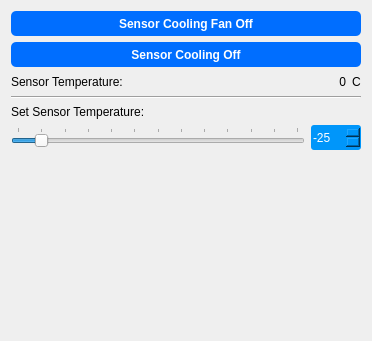
            <widget class="QWidget" name="toolTemperature">
             <property name="geometry">
              <rect>
               <x>0</x>
               <y>0</y>
               <width>372</width>
               <height>341</height>
              </rect>
             </property>
             <attribute name="label">
              <string>Cooling</string>
             </attribute>
             <layout class="QVBoxLayout" name="verticalLayout_8">
              <item>
               <widget class="QPushButton" name="buttonFanOnOff">
                <property name="minimumSize">
                 <size>
                  <width>30</width>
                  <height>25</height>
                 </size>
                </property>
                <property name="maximumSize">
                 <size>
                  <width>10000</width>
                  <height>16777215</height>
                 </size>
                </property>
                <property name="styleSheet">
                 <string notr="true">QPushButton{	
background-color : rgb(0,110, 255);
color:rgb(255, 255, 255);
font: 10pt &quot;Segoe UI&quot;;
font: bold;
border-radius: 5px;
}

QPushButton::checked{background-color :rgb(85, 255, 127);}

QPushButton::pressed{background-color :rgb(85, 85, 250);}</string>
                </property>
                <property name="text">
                 <string>Sensor Cooling Fan Off</string>
                </property>
                <property name="checkable">
                 <bool>true</bool>
                </property>
               </widget>
              </item>
              <item>
               <widget class="QPushButton" name="buttonCoolingOnOff">
                <property name="minimumSize">
                 <size>
                  <width>30</width>
                  <height>25</height>
                 </size>
                </property>
                <property name="maximumSize">
                 <size>
                  <width>10000</width>
                  <height>16777215</height>
                 </size>
                </property>
                <property name="styleSheet">
                 <string notr="true">QPushButton{	
background-color : rgb(0,110, 255);
color:rgb(255, 255, 255);
font: 10pt &quot;Segoe UI&quot;;
font: bold;
border-radius: 5px;
}

QPushButton::checked{background-color :rgb(85, 255, 127);}

QPushButton::pressed{background-color :rgb(85, 85, 250);}</string>
                </property>
                <property name="text">
                 <string>Sensor Cooling Off</string>
                </property>
                <property name="checkable">
                 <bool>true</bool>
                </property>
               </widget>
              </item>
              <item>
               <layout class="QHBoxLayout" name="horizontalLayout_4">
                <item>
                 <widget class="QLabel" name="label_45">
                  <property name="text">
                   <string>Sensor Temperature:</string>
                  </property>
                 </widget>
                </item>
                <item>
                 <spacer name="horizontalSpacer_2">
                  <property name="orientation">
                   <enum>Qt::Horizontal</enum>
                  </property>
                  <property name="sizeHint" stdset="0">
                   <size>
                    <width>108</width>
                    <height>17</height>
                   </size>
                  </property>
                 </spacer>
                </item>
                <item>
                 <widget class="QLabel" name="labelTemperature">
                  <property name="layoutDirection">
                   <enum>Qt::LeftToRight</enum>
                  </property>
                  <property name="text">
                   <string>0</string>
                  </property>
                  <property name="alignment">
                   <set>Qt::AlignRight|Qt::AlignTrailing|Qt::AlignVCenter</set>
                  </property>
                 </widget>
                </item>
                <item>
                 <widget class="QLabel" name="label_49">
                  <property name="layoutDirection">
                   <enum>Qt::LeftToRight</enum>
                  </property>
                  <property name="text">
                   <string>C</string>
                  </property>
                  <property name="alignment">
                   <set>Qt::AlignLeading|Qt::AlignLeft|Qt::AlignVCenter</set>
                  </property>
                 </widget>
                </item>
               </layout>
              </item>
              <item>
               <widget class="Line" name="line_10">
                <property name="orientation">
                 <enum>Qt::Horizontal</enum>
                </property>
               </widget>
              </item>
              <item>
               <widget class="QLabel" name="label_47">
                <property name="text">
                 <string>Set Sensor Temperature:</string>
                </property>
               </widget>
              </item>
              <item>
               <layout class="QHBoxLayout" name="horizontalLayout_3">
                <item>
                 <widget class="QSlider" name="sliderCooling">
                  <property name="minimum">
                   <number>-30</number>
                  </property>
                  <property name="maximum">
                   <number>30</number>
                  </property>
                  <property name="value">
                   <number>-25</number>
                  </property>
                  <property name="orientation">
                   <enum>Qt::Horizontal</enum>
                  </property>
                  <property name="invertedAppearance">
                   <bool>false</bool>
                  </property>
                  <property name="invertedControls">
                   <bool>false</bool>
                  </property>
                  <property name="tickPosition">
                   <enum>QSlider::TicksAbove</enum>
                  </property>
                  <property name="tickInterval">
                   <number>5</number>
                  </property>
                 </widget>
                </item>
                <item>
                 <widget class="QSpinBox" name="spinCooling">
                  <property name="minimumSize">
                   <size>
                    <width>50</width>
                    <height>25</height>
                   </size>
                  </property>
                  <property name="styleSheet">
                   <string notr="true">QSpinBox{	
background-color : rgb(0, 150, 250);
color:rgb(255, 255, 255);
font: 10pt &quot;Segoe UI&quot;;
border-radius: 3px;
}</string>
                  </property>
                  <property name="minimum">
                   <number>-30</number>
                  </property>
                  <property name="maximum">
                   <number>30</number>
                  </property>
                  <property name="value">
                   <number>-25</number>
                  </property>
                 </widget>
                </item>
               </layout>
              </item>
              <item>
               <spacer name="verticalSpacer_5">
                <property name="orientation">
                 <enum>Qt::Vertical</enum>
                </property>
                <property name="sizeHint" stdset="0">
                 <size>
                  <width>20</width>
                  <height>241</height>
                 </size>
                </property>
               </spacer>
              </item>
             </layout>
            </widget>
